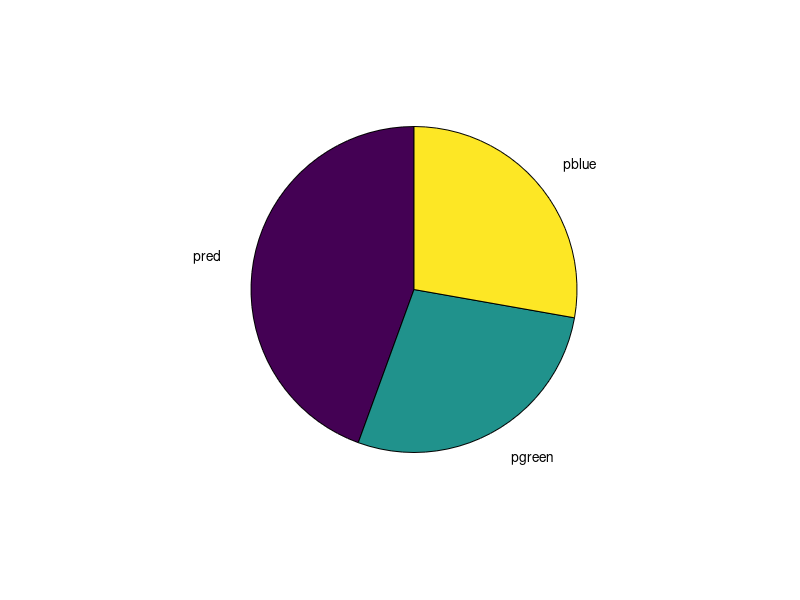

The MATLAB script that drew this image: (Note: this script raises an error after producing the figure.)
%% Problem 1 - RNA-seq
% Gabriel Ketron 916571733 Bim 154 Hw3
% (Sorry for length, much of the code is copied over instead of functions.)
%Initialization (initial E step)
Y = [1 0 1 1 1;1 1 0 0 1;1 1 1 0 0];
readA= Y(:,1)/sum(Y(:,1));
readB= Y(:,2)/sum(Y(:,2));
readC= Y(:,3)/sum(Y(:,3));
readD= Y(:,4)/sum(Y(:,4));
readE= Y(:,5)/sum(Y(:,5));
INTreadA= Y(:,1)/sum(Y(:,1));
INTreadB= Y(:,2)/sum(Y(:,2));
INTreadC= Y(:,3)/sum(Y(:,3));
INTreadD= Y(:,4)/sum(Y(:,4));
INTreadE= Y(:,5)/sum(Y(:,5));
count = 0;
dParameter1 = 1;
%% Section (1A):
while dParameter1 > 0.01
    iterA = readA;
    iterB = readB;
    iterC = readC;
    iterD = readD;
    iterE = readE;
    %Single iteration prep (M step)
    totalChance = (readA(1,:)+readB(1,:)+readC(1,:)+readD(1,:)+readE(1,:))+(readA(2,:)+readB(2,:)+readC(2,:)+readD(2,:)+readE(2,:))+(readA(3,:)+readB(3,:)+readC(3,:)+readD(3,:)+readE(3,:));
    pred = (readA(1,:)+readB(1,:)+readC(1,:)+readD(1,:)+readE(1,:))/totalChance;
    pgreen = (readA(2,:)+readB(2,:)+readC(2,:)+readD(2,:)+readE(2,:))/totalChance;
    pblue = (readA(3,:)+readB(3,:)+readC(3,:)+readD(3,:)+readE(3,:))/totalChance;
    %Set new read percentag
    readA(1,:) = INTreadA(1,:)*pred;
    readB(1,:) = INTreadB(1,:)*pred;
    readC(1,:) = INTreadC(1,:)*pred;
    readD(1,:) = INTreadD(1,:)*pred;
    readE(1,:) = INTreadE(1,:)*pred;
    readA(2,:) = INTreadA(2,:)*pgreen;
    readB(2,:) = INTreadB(2,:)*pgreen;
    readC(2,:) = INTreadC(2,:)*pgreen;
    readD(2,:) = INTreadD(2,:)*pgreen;
    readE(2,:) = INTreadE(2,:)*pgreen;
    readA(3,:) = INTreadA(3,:)*pblue;
    readB(3,:) = INTreadB(3,:)*pblue;
    readC(3,:) = INTreadC(3,:)*pblue;
    readD(3,:) = INTreadD(3,:)*pblue;
    readE(3,:) = INTreadE(3,:)*pblue;
    %Normalize read percentages
    readA = readA/sum(readA);
    readB = readB/sum(readB);
    readC = readC/sum(readC);
    readD = readD/sum(readD);
    readE = readE/sum(readE);
    %change in parameter
    dParaMatrix = zeros(3,5);
    dParaMatrix(1,1) = abs(readA(1,:)-iterA(1,:));
    dParaMatrix(2,1) = abs(readA(2,:)-iterA(2,:));
    dParaMatrix(3,1) = abs(readA(3,:)-iterA(3,:));
    dParaMatrix(1,2) = abs(readB(1,:)-iterB(1,:));
    dParaMatrix(2,2) = abs(readB(2,:)-iterB(2,:));
    dParaMatrix(3,2) = abs(readB(3,:)-iterB(3,:));
    dParaMatrix(1,3) = abs(readC(1,:)-iterC(1,:));
    dParaMatrix(2,3) = abs(readC(2,:)-iterC(2,:));
    dParaMatrix(3,3) = abs(readC(3,:)-iterC(3,:));
    dParaMatrix(1,4) = abs(readD(1,:)-iterD(1,:));
    dParaMatrix(2,4) = abs(readD(2,:)-iterD(2,:));
    dParaMatrix(3,4) = abs(readD(3,:)-iterD(3,:));
    dParaMatrix(1,5) = abs(readE(1,:)-iterE(1,:));
    dParaMatrix(2,5) = abs(readE(2,:)-iterE(2,:));
    dParaMatrix(3,5) = abs(readE(3,:)-iterE(3,:));
    dParameterRow = max(dParaMatrix);
    dParameter1 = max(dParameterRow);
    count = count + 1;
end
dParameter1;
pred;
pgreen;
pblue;
count;
% This algorithm requires 6 iteratons to convergence. This is the same
% solution from class. 
%% Section (1B)
Y = [1 0 1 1 1;1 1 0 0 1;1 1 1 0 0];
readA= Y(:,1)/sum(Y(:,1));
readB= Y(:,2)/sum(Y(:,2));
readC= Y(:,3)/sum(Y(:,3));
readD= Y(:,4)/sum(Y(:,4));
readE= Y(:,5)/sum(Y(:,5));
INTreadA= Y(:,1)/sum(Y(:,1));
INTreadB= Y(:,2)/sum(Y(:,2));
INTreadC= Y(:,3)/sum(Y(:,3));
INTreadD= Y(:,4)/sum(Y(:,4));
INTreadE= Y(:,5)/sum(Y(:,5));
count = 0;
dParameter1 = 1;
while dParameter1 > 0.001
    iterA = readA;
    iterB = readB;
    iterC = readC;
    iterD = readD;
    iterE = readE;
    %Single iteration prep (M step)
    totalChance = (readA(1,:)+readB(1,:)+readC(1,:)+readD(1,:)+readE(1,:))+(readA(2,:)+readB(2,:)+readC(2,:)+readD(2,:)+readE(2,:))+(readA(3,:)+readB(3,:)+readC(3,:)+readD(3,:)+readE(3,:));
    pred = (readA(1,:)+readB(1,:)+readC(1,:)+readD(1,:)+readE(1,:))/totalChance;
    pgreen = (readA(2,:)+readB(2,:)+readC(2,:)+readD(2,:)+readE(2,:))/totalChance;
    pblue = (readA(3,:)+readB(3,:)+readC(3,:)+readD(3,:)+readE(3,:))/totalChance;
    %Set new read percentag
    readA(1,:) = INTreadA(1,:)*pred;
    readB(1,:) = INTreadB(1,:)*pred;
    readC(1,:) = INTreadC(1,:)*pred;
    readD(1,:) = INTreadD(1,:)*pred;
    readE(1,:) = INTreadE(1,:)*pred;
    readA(2,:) = INTreadA(2,:)*pgreen;
    readB(2,:) = INTreadB(2,:)*pgreen;
    readC(2,:) = INTreadC(2,:)*pgreen;
    readD(2,:) = INTreadD(2,:)*pgreen;
    readE(2,:) = INTreadE(2,:)*pgreen;
    readA(3,:) = INTreadA(3,:)*pblue;
    readB(3,:) = INTreadB(3,:)*pblue;
    readC(3,:) = INTreadC(3,:)*pblue;
    readD(3,:) = INTreadD(3,:)*pblue;
    readE(3,:) = INTreadE(3,:)*pblue;
    %Normalize read percentages
    readA = readA/sum(readA);
    readB = readB/sum(readB);
    readC = readC/sum(readC);
    readD = readD/sum(readD);
    readE = readE/sum(readE);
    %change in parameter
    dParaMatrix = zeros(3,5);
    dParaMatrix(1,1) = abs(readA(1,:)-iterA(1,:));
    dParaMatrix(2,1) = abs(readA(2,:)-iterA(2,:));
    dParaMatrix(3,1) = abs(readA(3,:)-iterA(3,:));
    dParaMatrix(1,2) = abs(readB(1,:)-iterB(1,:));
    dParaMatrix(2,2) = abs(readB(2,:)-iterB(2,:));
    dParaMatrix(3,2) = abs(readB(3,:)-iterB(3,:));
    dParaMatrix(1,3) = abs(readC(1,:)-iterC(1,:));
    dParaMatrix(2,3) = abs(readC(2,:)-iterC(2,:));
    dParaMatrix(3,3) = abs(readC(3,:)-iterC(3,:));
    dParaMatrix(1,4) = abs(readD(1,:)-iterD(1,:));
    dParaMatrix(2,4) = abs(readD(2,:)-iterD(2,:));
    dParaMatrix(3,4) = abs(readD(3,:)-iterD(3,:));
    dParaMatrix(1,5) = abs(readE(1,:)-iterE(1,:));
    dParaMatrix(2,5) = abs(readE(2,:)-iterE(2,:));
    dParaMatrix(3,5) = abs(readE(3,:)-iterE(3,:));
    dParameterRow = max(dParaMatrix);
    dParameter1 = max(dParameterRow);
    count = count + 1;
end
dParameter1;
pred;
pgreen;
pblue;
count;
% 9 iterations are required.
%% Section (1C)
%New Initialization 1: 
Y = [0 0 1 1 1;1 1 0 0 1;1 1 1 0 0];
readA= Y(:,1)/sum(Y(:,1));
readB= Y(:,2)/sum(Y(:,2));
readC= Y(:,3)/sum(Y(:,3));
readD= Y(:,4)/sum(Y(:,4));
readE= Y(:,5)/sum(Y(:,5));
INTreadA= Y(:,1)/sum(Y(:,1));
INTreadB= Y(:,2)/sum(Y(:,2));
INTreadC= Y(:,3)/sum(Y(:,3));
INTreadD= Y(:,4)/sum(Y(:,4));
INTreadE= Y(:,5)/sum(Y(:,5));
count = 0;
dParameter1 = 1;
while dParameter1 > 0.01
    iterA = readA;
    iterB = readB;
    iterC = readC;
    iterD = readD;
    iterE = readE;
    %Single iteration prep (M step)
    totalChance = (readA(1,:)+readB(1,:)+readC(1,:)+readD(1,:)+readE(1,:))+(readA(2,:)+readB(2,:)+readC(2,:)+readD(2,:)+readE(2,:))+(readA(3,:)+readB(3,:)+readC(3,:)+readD(3,:)+readE(3,:));
    pred = (readA(1,:)+readB(1,:)+readC(1,:)+readD(1,:)+readE(1,:))/totalChance;
    pgreen = (readA(2,:)+readB(2,:)+readC(2,:)+readD(2,:)+readE(2,:))/totalChance;
    pblue = (readA(3,:)+readB(3,:)+readC(3,:)+readD(3,:)+readE(3,:))/totalChance;
    %Set new read percentag
    readA(1,:) = INTreadA(1,:)*pred;
    readB(1,:) = INTreadB(1,:)*pred;
    readC(1,:) = INTreadC(1,:)*pred;
    readD(1,:) = INTreadD(1,:)*pred;
    readE(1,:) = INTreadE(1,:)*pred;
    readA(2,:) = INTreadA(2,:)*pgreen;
    readB(2,:) = INTreadB(2,:)*pgreen;
    readC(2,:) = INTreadC(2,:)*pgreen;
    readD(2,:) = INTreadD(2,:)*pgreen;
    readE(2,:) = INTreadE(2,:)*pgreen;
    readA(3,:) = INTreadA(3,:)*pblue;
    readB(3,:) = INTreadB(3,:)*pblue;
    readC(3,:) = INTreadC(3,:)*pblue;
    readD(3,:) = INTreadD(3,:)*pblue;
    readE(3,:) = INTreadE(3,:)*pblue;
    %Normalize read percentages
    readA = readA/sum(readA);
    readB = readB/sum(readB);
    readC = readC/sum(readC);
    readD = readD/sum(readD);
    readE = readE/sum(readE);
    %change in parameter
    dParaMatrix = zeros(3,5);
    dParaMatrix(1,1) = abs(readA(1,:)-iterA(1,:));
    dParaMatrix(2,1) = abs(readA(2,:)-iterA(2,:));
    dParaMatrix(3,1) = abs(readA(3,:)-iterA(3,:));
    dParaMatrix(1,2) = abs(readB(1,:)-iterB(1,:));
    dParaMatrix(2,2) = abs(readB(2,:)-iterB(2,:));
    dParaMatrix(3,2) = abs(readB(3,:)-iterB(3,:));
    dParaMatrix(1,3) = abs(readC(1,:)-iterC(1,:));
    dParaMatrix(2,3) = abs(readC(2,:)-iterC(2,:));
    dParaMatrix(3,3) = abs(readC(3,:)-iterC(3,:));
    dParaMatrix(1,4) = abs(readD(1,:)-iterD(1,:));
    dParaMatrix(2,4) = abs(readD(2,:)-iterD(2,:));
    dParaMatrix(3,4) = abs(readD(3,:)-iterD(3,:));
    dParaMatrix(1,5) = abs(readE(1,:)-iterE(1,:));
    dParaMatrix(2,5) = abs(readE(2,:)-iterE(2,:));
    dParaMatrix(3,5) = abs(readE(3,:)-iterE(3,:));
    dParameterRow = max(dParaMatrix);
    dParameter1 = max(dParameterRow);
    count = count + 1;
end
dParameter1;
pred;
pgreen;
pblue;
X = [pred pgreen pblue];
labels = {'pred','pgreen','pblue'};
figure
pie(X,labels)
snapnow
count;
Y = [0 0 1 1 1;1 1 0 0 1;1 1 1 0 0];
readA= Y(:,1)/sum(Y(:,1));
readB= Y(:,2)/sum(Y(:,2));
readC= Y(:,3)/sum(Y(:,3));
readD= Y(:,4)/sum(Y(:,4));
readE= Y(:,5)/sum(Y(:,5));
INTreadA= Y(:,1)/sum(Y(:,1));
INTreadB= Y(:,2)/sum(Y(:,2));
INTreadC= Y(:,3)/sum(Y(:,3));
INTreadD= Y(:,4)/sum(Y(:,4));
INTreadE= Y(:,5)/sum(Y(:,5));
count = 0;
dParameter1 = 1;
while dParameter1 > 0.001
    iterA = readA;
    iterB = readB;
    iterC = readC;
    iterD = readD;
    iterE = readE;
    %Single iteration prep (M step)
    totalChance = (readA(1,:)+readB(1,:)+readC(1,:)+readD(1,:)+readE(1,:))+(readA(2,:)+readB(2,:)+readC(2,:)+readD(2,:)+readE(2,:))+(readA(3,:)+readB(3,:)+readC(3,:)+readD(3,:)+readE(3,:));
    pred = (readA(1,:)+readB(1,:)+readC(1,:)+readD(1,:)+readE(1,:))/totalChance;
    pgreen = (readA(2,:)+readB(2,:)+readC(2,:)+readD(2,:)+readE(2,:))/totalChance;
    pblue = (readA(3,:)+readB(3,:)+readC(3,:)+readD(3,:)+readE(3,:))/totalChance;
    %Set new read percentag
    readA(1,:) = INTreadA(1,:)*pred;
    readB(1,:) = INTreadB(1,:)*pred;
    readC(1,:) = INTreadC(1,:)*pred;
    readD(1,:) = INTreadD(1,:)*pred;
    readE(1,:) = INTreadE(1,:)*pred;
    readA(2,:) = INTreadA(2,:)*pgreen;
    readB(2,:) = INTreadB(2,:)*pgreen;
    readC(2,:) = INTreadC(2,:)*pgreen;
    readD(2,:) = INTreadD(2,:)*pgreen;
    readE(2,:) = INTreadE(2,:)*pgreen;
    readA(3,:) = INTreadA(3,:)*pblue;
    readB(3,:) = INTreadB(3,:)*pblue;
    readC(3,:) = INTreadC(3,:)*pblue;
    readD(3,:) = INTreadD(3,:)*pblue;
    readE(3,:) = INTreadE(3,:)*pblue;
    %Normalize read percentages
    readA = readA/sum(readA);
    readB = readB/sum(readB);
    readC = readC/sum(readC);
    readD = readD/sum(readD);
    readE = readE/sum(readE);
    %change in parameter
    dParaMatrix = zeros(3,5);
    dParaMatrix(1,1) = abs(readA(1,:)-iterA(1,:));
    dParaMatrix(2,1) = abs(readA(2,:)-iterA(2,:));
    dParaMatrix(3,1) = abs(readA(3,:)-iterA(3,:));
    dParaMatrix(1,2) = abs(readB(1,:)-iterB(1,:));
    dParaMatrix(2,2) = abs(readB(2,:)-iterB(2,:));
    dParaMatrix(3,2) = abs(readB(3,:)-iterB(3,:));
    dParaMatrix(1,3) = abs(readC(1,:)-iterC(1,:));
    dParaMatrix(2,3) = abs(readC(2,:)-iterC(2,:));
    dParaMatrix(3,3) = abs(readC(3,:)-iterC(3,:));
    dParaMatrix(1,4) = abs(readD(1,:)-iterD(1,:));
    dParaMatrix(2,4) = abs(readD(2,:)-iterD(2,:));
    dParaMatrix(3,4) = abs(readD(3,:)-iterD(3,:));
    dParaMatrix(1,5) = abs(readE(1,:)-iterE(1,:));
    dParaMatrix(2,5) = abs(readE(2,:)-iterE(2,:));
    dParaMatrix(3,5) = abs(readE(3,:)-iterE(3,:));
    dParameterRow = max(dParaMatrix);
    dParameter1 = max(dParameterRow);
    count = count + 1;
    if count < 5
        X = [pred pgreen pblue];
        labels = {'pred','pgreen','pblue'};
        figure
        pie(X,labels)
    end
end
dParameter1;
pred;
pgreen;
pblue;
X = [pred pgreen pblue];
labels = {'pred','pgreen','pblue'};
figure
pie(X,labels)
snapnow
count;
%This set converges for both 0.01 and 0.001 cutoffs.
Y = [0 0 1 1 1;0 1 0 0 1;1 1 1 0 0];
readA= Y(:,1)/sum(Y(:,1));
readB= Y(:,2)/sum(Y(:,2));
readC= Y(:,3)/sum(Y(:,3));
readD= Y(:,4)/sum(Y(:,4));
readE= Y(:,5)/sum(Y(:,5));
INTreadA= Y(:,1)/sum(Y(:,1));
INTreadB= Y(:,2)/sum(Y(:,2));
INTreadC= Y(:,3)/sum(Y(:,3));
INTreadD= Y(:,4)/sum(Y(:,4));
INTreadE= Y(:,5)/sum(Y(:,5));
count = 0;
dParameter1 = 1;
while dParameter1 > 0.01
    iterA = readA;
    iterB = readB;
    iterC = readC;
    iterD = readD;
    iterE = readE;
    %Single iteration prep (M step)
    totalChance = (readA(1,:)+readB(1,:)+readC(1,:)+readD(1,:)+readE(1,:))+(readA(2,:)+readB(2,:)+readC(2,:)+readD(2,:)+readE(2,:))+(readA(3,:)+readB(3,:)+readC(3,:)+readD(3,:)+readE(3,:));
    pred = (readA(1,:)+readB(1,:)+readC(1,:)+readD(1,:)+readE(1,:))/totalChance;
    pgreen = (readA(2,:)+readB(2,:)+readC(2,:)+readD(2,:)+readE(2,:))/totalChance;
    pblue = (readA(3,:)+readB(3,:)+readC(3,:)+readD(3,:)+readE(3,:))/totalChance;
    %Set new read percentag
    readA(1,:) = INTreadA(1,:)*pred;
    readB(1,:) = INTreadB(1,:)*pred;
    readC(1,:) = INTreadC(1,:)*pred;
    readD(1,:) = INTreadD(1,:)*pred;
    readE(1,:) = INTreadE(1,:)*pred;
    readA(2,:) = INTreadA(2,:)*pgreen;
    readB(2,:) = INTreadB(2,:)*pgreen;
    readC(2,:) = INTreadC(2,:)*pgreen;
    readD(2,:) = INTreadD(2,:)*pgreen;
    readE(2,:) = INTreadE(2,:)*pgreen;
    readA(3,:) = INTreadA(3,:)*pblue;
    readB(3,:) = INTreadB(3,:)*pblue;
    readC(3,:) = INTreadC(3,:)*pblue;
    readD(3,:) = INTreadD(3,:)*pblue;
    readE(3,:) = INTreadE(3,:)*pblue;
    %Normalize read percentages
    readA = readA/sum(readA);
    readB = readB/sum(readB);
    readC = readC/sum(readC);
    readD = readD/sum(readD);
    readE = readE/sum(readE);
    %change in parameter
    dParaMatrix = zeros(3,5);
    dParaMatrix(1,1) = abs(readA(1,:)-iterA(1,:));
    dParaMatrix(2,1) = abs(readA(2,:)-iterA(2,:));
    dParaMatrix(3,1) = abs(readA(3,:)-iterA(3,:));
    dParaMatrix(1,2) = abs(readB(1,:)-iterB(1,:));
    dParaMatrix(2,2) = abs(readB(2,:)-iterB(2,:));
    dParaMatrix(3,2) = abs(readB(3,:)-iterB(3,:));
    dParaMatrix(1,3) = abs(readC(1,:)-iterC(1,:));
    dParaMatrix(2,3) = abs(readC(2,:)-iterC(2,:));
    dParaMatrix(3,3) = abs(readC(3,:)-iterC(3,:));
    dParaMatrix(1,4) = abs(readD(1,:)-iterD(1,:));
    dParaMatrix(2,4) = abs(readD(2,:)-iterD(2,:));
    dParaMatrix(3,4) = abs(readD(3,:)-iterD(3,:));
    dParaMatrix(1,5) = abs(readE(1,:)-iterE(1,:));
    dParaMatrix(2,5) = abs(readE(2,:)-iterE(2,:));
    dParaMatrix(3,5) = abs(readE(3,:)-iterE(3,:));
    dParameterRow = max(dParaMatrix);
    dParameter1 = max(dParameterRow);
    count = count + 1;
end
dParameter1;
pred;
pgreen;
pblue;
X = [pred pgreen pblue];
labels = {'pred','pgreen','pblue'};
figure
pie(X,labels)
snapnow
count;
Y = [0 0 1 1 1;0 1 0 0 1;1 1 1 0 0];
readA= Y(:,1)/sum(Y(:,1));
readB= Y(:,2)/sum(Y(:,2));
readC= Y(:,3)/sum(Y(:,3));
readD= Y(:,4)/sum(Y(:,4));
readE= Y(:,5)/sum(Y(:,5));
INTreadA= Y(:,1)/sum(Y(:,1));
INTreadB= Y(:,2)/sum(Y(:,2));
INTreadC= Y(:,3)/sum(Y(:,3));
INTreadD= Y(:,4)/sum(Y(:,4));
INTreadE= Y(:,5)/sum(Y(:,5));
count = 0;
dParameter1 = 1;
while dParameter1 > 0.001
    iterA = readA;
    iterB = readB;
    iterC = readC;
    iterD = readD;
    iterE = readE;
    %Single iteration prep (M step)
    totalChance = (readA(1,:)+readB(1,:)+readC(1,:)+readD(1,:)+readE(1,:))+(readA(2,:)+readB(2,:)+readC(2,:)+readD(2,:)+readE(2,:))+(readA(3,:)+readB(3,:)+readC(3,:)+readD(3,:)+readE(3,:));
    pred = (readA(1,:)+readB(1,:)+readC(1,:)+readD(1,:)+readE(1,:))/totalChance;
    pgreen = (readA(2,:)+readB(2,:)+readC(2,:)+readD(2,:)+readE(2,:))/totalChance;
    pblue = (readA(3,:)+readB(3,:)+readC(3,:)+readD(3,:)+readE(3,:))/totalChance;
    %Set new read percentag
    readA(1,:) = INTreadA(1,:)*pred;
    readB(1,:) = INTreadB(1,:)*pred;
    readC(1,:) = INTreadC(1,:)*pred;
    readD(1,:) = INTreadD(1,:)*pred;
    readE(1,:) = INTreadE(1,:)*pred;
    readA(2,:) = INTreadA(2,:)*pgreen;
    readB(2,:) = INTreadB(2,:)*pgreen;
    readC(2,:) = INTreadC(2,:)*pgreen;
    readD(2,:) = INTreadD(2,:)*pgreen;
    readE(2,:) = INTreadE(2,:)*pgreen;
    readA(3,:) = INTreadA(3,:)*pblue;
    readB(3,:) = INTreadB(3,:)*pblue;
    readC(3,:) = INTreadC(3,:)*pblue;
    readD(3,:) = INTreadD(3,:)*pblue;
    readE(3,:) = INTreadE(3,:)*pblue;
    %Normalize read percentages
    readA = readA/sum(readA);
    readB = readB/sum(readB);
    readC = readC/sum(readC);
    readD = readD/sum(readD);
    readE = readE/sum(readE);
    %change in parameter
    dParaMatrix = zeros(3,5);
    dParaMatrix(1,1) = abs(readA(1,:)-iterA(1,:));
    dParaMatrix(2,1) = abs(readA(2,:)-iterA(2,:));
    dParaMatrix(3,1) = abs(readA(3,:)-iterA(3,:));
    dParaMatrix(1,2) = abs(readB(1,:)-iterB(1,:));
    dParaMatrix(2,2) = abs(readB(2,:)-iterB(2,:));
    dParaMatrix(3,2) = abs(readB(3,:)-iterB(3,:));
    dParaMatrix(1,3) = abs(readC(1,:)-iterC(1,:));
    dParaMatrix(2,3) = abs(readC(2,:)-iterC(2,:));
    dParaMatrix(3,3) = abs(readC(3,:)-iterC(3,:));
    dParaMatrix(1,4) = abs(readD(1,:)-iterD(1,:));
    dParaMatrix(2,4) = abs(readD(2,:)-iterD(2,:));
    dParaMatrix(3,4) = abs(readD(3,:)-iterD(3,:));
    dParaMatrix(1,5) = abs(readE(1,:)-iterE(1,:));
    dParaMatrix(2,5) = abs(readE(2,:)-iterE(2,:));
    dParaMatrix(3,5) = abs(readE(3,:)-iterE(3,:));
    dParameterRow = max(dParaMatrix);
    dParameter1 = max(dParameterRow);
    count = count + 1;
    if count < 5
        X = [pred pgreen pblue];
        labels = {'pred','pgreen','pblue'};
        figure
        pie(X,labels)
        snapnow
    end
end
dParameter1;
pred;
pgreen;
pblue;
X = [pred pgreen pblue];
labels = {'pred','pgreen','pblue'};
figure
pie(X,labels)
snapnow
count;
%This initialization converges to be without any green. 
%% Section (1D)
% New likelihood function: L(P) = (pred/sum(p)+pgreen/sum(p)+pblue/sum(p))^2*(pgreen/sum(p)+pblue/sum(p))*((pred/sum(p)+pblue/sum(p))*(pred/sum(p))*(pred/sum(p)+pgreen/sum(p))*(pgreen/sum(p))
% log L(P) = log(pgreen + pblue) + log(pred + pblue)+ log(pred) + log(pred+pgreen)+log(pgreen).
% The new likelihood function is still concave since it converges to a
% local maximum. 
%% Section(1E)
Y = [1 0 1 1 1 1 0;1 1 0 0 1 1 1;1 1 1 0 0 1 0];
readA= Y(:,1)/sum(Y(:,1));
readB= Y(:,2)/sum(Y(:,2));
readC= Y(:,3)/sum(Y(:,3));
readD= Y(:,4)/sum(Y(:,4));
readE= Y(:,5)/sum(Y(:,5));
readF= Y(:,6)/sum(Y(:,6));
readG= Y(:,7)/sum(Y(:,7));
INTreadA= Y(:,1)/sum(Y(:,1));
INTreadB= Y(:,2)/sum(Y(:,2));
INTreadC= Y(:,3)/sum(Y(:,3));
INTreadD= Y(:,4)/sum(Y(:,4));
INTreadE= Y(:,5)/sum(Y(:,5));
INTreadF= Y(:,6)/sum(Y(:,6));
INTreadG= Y(:,7)/sum(Y(:,7));
count = 0;
dParameter1 = 1;
while dParameter1 > 0.001
    iterA = readA;
    iterB = readB;
    iterC = readC;
    iterD = readD;
    iterE = readE;
    iterF = readF;
    iterG = readG;
    %Single iteration prep (M step)
    totalChance = (readA(1,:)+readB(1,:)+readC(1,:)+readD(1,:)+readE(1,:)+readF(1,:)+readG(1,:))+(readA(2,:)+readB(2,:)+readC(2,:)+readD(2,:)+readE(2,:)+readF(2,:)+readG(2,:))+(readA(3,:)+readB(3,:)+readC(3,:)+readD(3,:)+readE(3,:)+readF(3,:)+readG(3,:));
    pred = (readA(1,:)+readB(1,:)+readC(1,:)+readD(1,:)+readE(1,:)+readF(1,:)+readG(1,:))/totalChance;
    pgreen = (readA(2,:)+readB(2,:)+readC(2,:)+readD(2,:)+readE(2,:)+readF(2,:)+readG(2,:))/totalChance;
    pblue = (readA(3,:)+readB(3,:)+readC(3,:)+readD(3,:)+readE(3,:)+readF(3,:)+readG(3,:))/totalChance;
    %Set new read percentag
    readA(1,:) = INTreadA(1,:)*pred;
    readB(1,:) = INTreadB(1,:)*pred;
    readC(1,:) = INTreadC(1,:)*pred;
    readD(1,:) = INTreadD(1,:)*pred;
    readE(1,:) = INTreadE(1,:)*pred;
    readF(1,:) = INTreadF(1,:)*pred;
    readG(1,:) = INTreadG(1,:)*pred;
    readA(2,:) = INTreadA(2,:)*pgreen;
    readB(2,:) = INTreadB(2,:)*pgreen;
    readC(2,:) = INTreadC(2,:)*pgreen;
    readD(2,:) = INTreadD(2,:)*pgreen;
    readE(2,:) = INTreadE(2,:)*pgreen;
    readF(2,:) = INTreadF(2,:)*pgreen;
    readG(2,:) = INTreadG(2,:)*pgreen;
    readA(3,:) = INTreadA(3,:)*pblue;
    readB(3,:) = INTreadB(3,:)*pblue;
    readC(3,:) = INTreadC(3,:)*pblue;
    readD(3,:) = INTreadD(3,:)*pblue;
    readE(3,:) = INTreadE(3,:)*pblue;
    readF(3,:) = INTreadF(3,:)*pblue;
    readG(3,:) = INTreadG(3,:)*pblue;
    %Normalize read percentages
    readA = readA/sum(readA);
    readB = readB/sum(readB);
    readC = readC/sum(readC);
    readD = readD/sum(readD);
    readE = readE/sum(readE);
    readF = readF/sum(readF);
    readG = readG/sum(readG);
    %change in parameter
    dParaMatrix = zeros(3,7);
    dParaMatrix(1,1) = abs(readA(1,:)-iterA(1,:));
    dParaMatrix(2,1) = abs(readA(2,:)-iterA(2,:));
    dParaMatrix(3,1) = abs(readA(3,:)-iterA(3,:));
    dParaMatrix(1,2) = abs(readB(1,:)-iterB(1,:));
    dParaMatrix(2,2) = abs(readB(2,:)-iterB(2,:));
    dParaMatrix(3,2) = abs(readB(3,:)-iterB(3,:));
    dParaMatrix(1,3) = abs(readC(1,:)-iterC(1,:));
    dParaMatrix(2,3) = abs(readC(2,:)-iterC(2,:));
    dParaMatrix(3,3) = abs(readC(3,:)-iterC(3,:));
    dParaMatrix(1,4) = abs(readD(1,:)-iterD(1,:));
    dParaMatrix(2,4) = abs(readD(2,:)-iterD(2,:));
    dParaMatrix(3,4) = abs(readD(3,:)-iterD(3,:));
    dParaMatrix(1,5) = abs(readE(1,:)-iterE(1,:));
    dParaMatrix(2,5) = abs(readE(2,:)-iterE(2,:));
    dParaMatrix(3,5) = abs(readE(3,:)-iterE(3,:));
    dParaMatrix(1,6) = abs(readF(1,:)-iterF(1,:));
    dParaMatrix(2,6) = abs(readF(2,:)-iterF(2,:));
    dParaMatrix(3,6) = abs(readF(3,:)-iterF(3,:));
    dParaMatrix(1,7) = abs(readG(1,:)-iterG(1,:));
    dParaMatrix(2,7) = abs(readG(2,:)-iterG(2,:));
    dParaMatrix(3,7) = abs(readG(3,:)-iterG(3,:));
    dParameterRow = max(dParaMatrix);
    dParameter1 = max(dParameterRow);
    count = count + 1;
    if count < 5
        X = [pred pgreen pblue];
        labels = {'pred','pgreen','pblue'};
        figure
        pie(X,labels)
        snapnow
    end
end
dParameter1;
readA;
count;
%system converges from multiple intializations to minimize pblue. starting
%with green and blue at 50/50 instead of 3/3rds causes convergence to 10%
%blue instead of 0.2%. red/blue 50/50 similarly converges blue to only 1%.
%% Section (1F)
% i.Likelihood: L(P) = (pred/sum(p)+pgreen/sum(p)+pblue/sum(p))^100*(pgreen/sum(p)+pblue/sum(p))^150*((pred/sum(p)+pblue/sum(p))^200*(pred/sum(p))^250*(pred/sum(p)+pgreen/sum(p))^300*(pgreen/sum(p))^400
%Log Likelihood:
%150log(pgreen/sum(p)+pblue/sum(p))+200log(pred/sum(p)+pblue/sum(p))+250log(pred/sum(p))+300log(pred/sum(p)+pgreen/sum(p))+400log(pgreen/sum(p)).
aReads = [1; 1; 1];
aReads = repmat(aReads,1,100);
bReads = [0; 1; 1];
bReads = repmat(bReads,1,150);
cReads = [1; 0; 1];
cReads = repmat(cReads,1,200);
dReads = [1; 0; 0];
dReads = repmat(dReads,1,250);
eReads = [1; 1; 0];
eReads = repmat(eReads,1,300);
gReads = [0; 1; 0];
gReads = repmat(gReads,1,400);

Y = [aReads bReads cReads dReads eReads gReads];
dY = Y;
count = 0;
dP = 1;
while dP > 0.001
    iterY = dY;
    totalchance = sum(dY,'all');
    pred = sum(dY(1,:),'all')./totalchance;
    pgreen = sum(dY(2,:),'all')./totalchance;
    pblue = sum(dY(3,:),'all')./totalchance;
    pChart = [pred pgreen pblue];
    for k = 1:3
        dY(k,:) = Y(k,:).*pChart(k);
    end
    for i = 1:1400
            dY(:,i) = dY(:,i)./sum(dY(:,i),'all');
    end 
    dParaMatrix = zeros(3,1400);
    for k = 1:3
        for i = 1:1400
            dParaMatrix(k,i) = abs(dY(k,i)-iterY(k,i));
        end
    end
    dParameterRow = max(dParaMatrix);
    dP = max(dParameterRow);
    count = count + 1;
end
dY(:,1);
dP;
count;
pSave = pChart;
pSabund = pChart.*1400;
% ii. The results are similar as the single read sample. This likely comes about from a lack of blue only reads, so the likelihood function is drawn over times to more prevalent readings.
% iii. The number of reads does not increase operational complexity. While
% the structure of the code would give the appearance of going from O(n) to
% O(n^2), both were O(n^2) in order to make the parameter difference
% matrix. 
%% Section (1G)
% The derivation of E and M would change. The relative length effects the
% likelihood function by dividing the sampling probability. Since new
% locations exist for the read to attach to on the same transcript, these
% differences apply by substituting At for p(t)*l(t)/sum(p(r)l(r)) where t
% is the investigated transcript and r is a summation across all existing
% transcripts. This would effect the E step as the relative lengths would
% need to be multiplied into the top and bottom.

%% Problem 2 
DUMBHO = 170;
OOF = 7;

%% Section (2A)

r = normrnd(170,7,100,1);
heightAVG= mean(r,'all')
histfit(r)
title('Normal pdf and Histogram')
xlabel('Observation')
ylabel('Occurances')
legend('Histogram','Normal Distribution')

%% Section (2B)

y = randsample(r,100,true);

%i.Probability of selecting same dataset: (1/100)^100
%ii. Probabiltiy of finding the same dataset of n observations in x attempts is
%P(X=<x) = 1-(1-(1/n)^n)^x
%iii. P(X=<5) = (1-(1-(1/1000)^1000)^5 = 0 (effectively).

%Z% Section (2c) 

x = [];
for index = 1:1000
    omniset = datasample(r,100);
    omnisetavg = mean(omniset);
    x(end+1) = omnisetavg;
end
x;
xavg = mean(x);
figure
hist2= histogram(x)

%% Section (2D)
Xstd = std(x)
StandardErrorM = Xstd/sqrt(length(x));
ts = tinv([0.025 0.975],length(x)-1);
CI = xavg + ts*StandardErrorM
xprime = x';
pd = fitdist(xprime,'Normal');
ci = paramci(pd)
%CI values agree

%% Section (2E)
x = normrnd(170,7,1000,1);
x;
xavg = mean(x);
figure
hist3= histogram(x)
hold off
Xstd = std(x);
StandardErrorM = Xstd/sqrt(length(x));
ts = tinv([0.025 0.975],length(x)-1);
CI = xavg + ts*StandardErrorM
xprime = x';
pd = fitdist(x,'Normal');
ci = paramci(pd)

%% Section (2F)
r = normrnd(170,7,1000,1);
x = [];
for index = 1:50
    omniset = datasample(r,1000);
    omnisetavg = mean(omniset);
    x(end+1) = omnisetavg;
end
x;
xavg = mean(x);
figure
hist4= histogram(x)
Xstd = std(x);
StandardErrorM = Xstd/sqrt(length(x));
ts = tinv([0.025 0.975],length(x)-1);
CI = xavg + ts*StandardErrorM
xprime = x';
pd = fitdist(xprime,'Normal');
ci = paramci(pd)
%the CI for the 50 iteration version is much tighter then the 1000
%original samples/

%% Section (2g)
%i.
x = [];
for index = 1:1000
    r = randsample(10,1);
    if r == 1|2|3
        val = normrnd(0,1,100,1);
    end
    if r == 4|5
        val = normrnd(3,0.1,100,1);
    end
    if r > 5
        val = normrnd(10,1,100,1);
    end
    x = [x val];
end
xi = [];
for index = 1:1000
    r = randsample(100,1);
    r = x(:, r);
    omniset = datasample(r,100);
    omnisetavg = mean(omniset);
    xi(end+1) = omnisetavg;
end
xavg = mean(xi);
figure
hist5= histogram(xi)
title('Hist 5')
hold on
Xstd = std(xi);
StandardErrorM = Xstd/sqrt(length(xi));
ts = tinv([0.025 0.975],length(xi)-1);
CI = xavg + ts*StandardErrorM
xprime = xi';
pd = fitdist(xprime,'Normal');
ci = paramci(pd)
%ii.
xi = [];
for index = 1:1000
    r = randsample(100,1);
    r = x(:, r);
    r = r';
    omniset = datasample(r,100);
    omnisetavg = mean(omniset);
    xi(end+1) = omnisetavg;
end
xi;
xavg = mean(xi);
figure
hist6= histogram(xi)
title('hist 6')
hold off
%iii. Since the bootstrap is based of of the different percentage
%allocations of the mixng coefficients, it also reflects the random
%selection of distribution found in the original sample. 
%% Problem 3 Section (3A)

%Starting with the read matrix Y, we can generated simulated samples of
%1400 reads by randomly selecting with replacement 1400 new reads. These
%will form new datasets that could then be used to create a set of EM
%aquired abundances.

%% Section (3B)
pRuns = [];
for j = 1:10
    sampledY = Y;
    for i = 1:1400
        r = randsample(1400,1);
        sampledY(:,i)=Y(:,r);
    end
    dY = sampledY;
    count = 0;
    dP = 1;
    while dP > 0.001
        iterY = dY;
        totalchance = sum(dY,'all');
        pred = sum(dY(1,:),'all')./totalchance;
        pgreen = sum(dY(2,:),'all')./totalchance;
        pblue = sum(dY(3,:),'all')./totalchance;
        pChart = [pred; pgreen; pblue];
        for k = 1:3
            dY(k,:) = Y(k,:).*pChart(k);
        end
        for i = 1:1400
                dY(:,i) = dY(:,i)./sum(dY(:,i),'all');
        end 
        dParaMatrix = zeros(3,1400);
        for k = 1:3
            for i = 1:1400
                dParaMatrix(k,i) = abs(dY(k,i)-iterY(k,i));
            end
        end
        dParameterRow = max(dParaMatrix);
        dP = max(dParameterRow);
        count = count + 1;
    end
    pRuns = [pRuns pChart];
end
pRuns

%% Section (3C)
pSave
pRunR =(pRuns(1,:));
pRunG =(pRuns(2,:));
pRunB =(pRuns(3,:));

diffR = pRunR - pSave(1);
diffG = pRunG - pSave(2);
diffB = pRunB - pSave(3);

dSqR = diffR.^2;
dSqG = diffG.^2;
dSqB = diffB.^2;

sqSumR = sum(dSqR,'all')/9;
sqSumG = sum(dSqG,'all')/9;
sqSumB = sum(dSqB,'all')/9;

stdRed = sqrt(sqSumR);
stdGreen = sqrt(sqSumG);
stdBlue = sqrt(sqSumB);
stderror = [stdRed, stdGreen, stdBlue];
l = 1:3;
figure
bar(l,pSave)

hold on

er = errorbar(l,pSave,stderror);
er.Color = [0 0 0];
er.LineStyle = 'none';

hold off
%Error bars are small because there is almost no variation. 

%% Section (3D)
pAbund = [];
for j = 1:10
    sampledY = Y;
    for i = 1:1400
        r = randsample(1400,1);
        sampledY(:,i)=Y(:,r);
    end
    dY = sampledY;
    count = 0;
    dP = 1;
    while dP > 0.001
        iterY = dY;
        totalchance = sum(dY,'all');
        pred = sum(dY(1,:),'all')./totalchance;
        pgreen = sum(dY(2,:),'all')./totalchance;
        pblue = sum(dY(3,:),'all')./totalchance;
        pChart = [pred; pgreen; pblue];
        for k = 1:3
            dY(k,:) = Y(k,:).*pChart(k);
        end
        for i = 1:1400
                dY(:,i) = dY(:,i)./sum(dY(:,i),'all');
        end 
        dParaMatrix = zeros(3,1400);
        for k = 1:3
            for i = 1:1400
                dParaMatrix(k,i) = abs(dY(k,i)-iterY(k,i));
            end
        end
        dParameterRow = max(dParaMatrix);
        dP = max(dParameterRow);
        count = count + 1;
    end
    pCount = (pChart.*1400);
    pAbund = [pAbund pCount];
end
pAbund

pRunR =(pAbund(1,:));
pRunG =(pAbund(2,:));
pRunB =(pAbund(3,:));

diffR = pRunR - pSabund(1);
diffG = pRunG - pSabund(2);
diffB = pRunB - pSabund(3);

dSqR = diffR.^2;
dSqG = diffG.^2;
dSqB = diffB.^2;

sqSumR = sum(dSqR,'all')/9;
sqSumG = sum(dSqG,'all')/9;
sqSumB = sum(dSqB,'all')/9;

stdRed = sqrt(sqSumR);
stdGreen = sqrt(sqSumG);
stdBlue = sqrt(sqSumB);
stderror = [stdRed, stdGreen, stdBlue];

l = 1:3;
figure
bar(l,pSabund)

hold on

er = errorbar(l,pSave,stderror);
er.Color = [0 0 0];
er.LineStyle = 'none';

hold off
%Error bars are small because there is almost no variation. 
